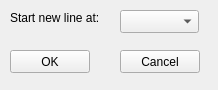
<?xml version="1.0" encoding="UTF-8"?>
<ui version="4.0">
 <class>NewLinePolicyDialog</class>
 <widget class="QWidget" name="NewLinePolicyDialog">
  <property name="geometry">
   <rect>
    <x>0</x>
    <y>0</y>
    <width>218</width>
    <height>90</height>
   </rect>
  </property>
  <property name="windowTitle">
   <string>Form</string>
  </property>
  <widget class="QPushButton" name="pushButton_ok">
   <property name="geometry">
    <rect>
     <x>10</x>
     <y>50</y>
     <width>80</width>
     <height>23</height>
    </rect>
   </property>
   <property name="text">
    <string>OK</string>
   </property>
  </widget>
  <widget class="QPushButton" name="pushButton_cancel">
   <property name="geometry">
    <rect>
     <x>120</x>
     <y>50</y>
     <width>80</width>
     <height>23</height>
    </rect>
   </property>
   <property name="text">
    <string>Cancel</string>
   </property>
  </widget>
  <widget class="QComboBox" name="comboBox">
   <property name="geometry">
    <rect>
     <x>120</x>
     <y>10</y>
     <width>79</width>
     <height>23</height>
    </rect>
   </property>
  </widget>
  <widget class="QLabel" name="label">
   <property name="geometry">
    <rect>
     <x>10</x>
     <y>10</y>
     <width>131</width>
     <height>16</height>
    </rect>
   </property>
   <property name="text">
    <string>Start new line at:</string>
   </property>
  </widget>
 </widget>
 <resources/>
 <connections/>
</ui>
